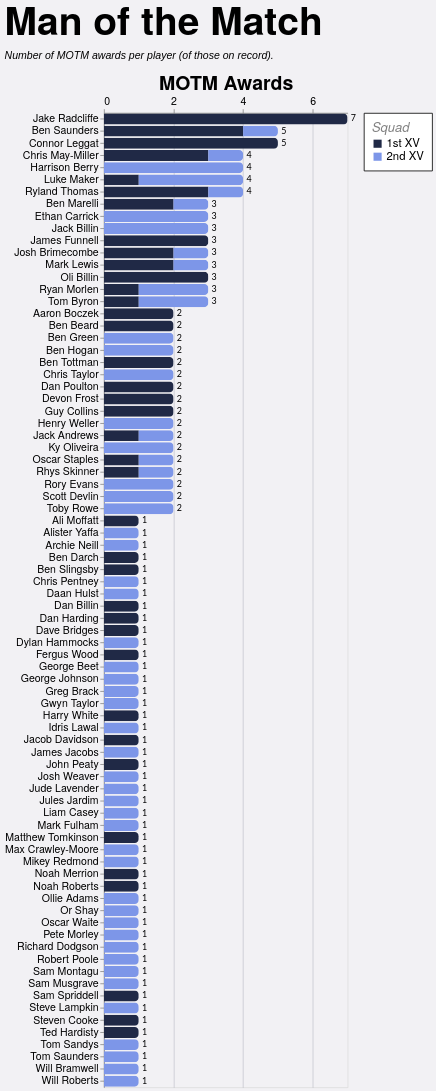

The Vega-Lite source for this figure:
### Vega-Lite specification from a JSON file in a GitHub repository (floating-point values rounded to 4 significant figures; data arrays with more than 128 entries replaced by an {"elided": "..."} marker saying what was removed)
{"config": {"axis": {"labelFont": "PT Sans Narrow, Helvetica Neue, Helvetica, Arial, sans-serif", "titleFont": "PT Sans Narrow, Helvetica Neue, Helvetica, Arial, sans-serif", "labelFontSize": 13, "titleFontSize": 24, "gridColor": "#202947", "gridOpacity": 0.2, "zindex": 1}, "text": {"font": "Lato, sans-serif"}, "bar": {"cornerRadiusEnd": 5}, "header": {"labelFont": "PT Sans Narrow, Helvetica Neue, Helvetica, Arial, sans-serif", "titleFont": "PT Sans Narrow, Helvetica Neue, Helvetica, Arial, sans-serif", "labelFontSize": 24, "titleFontSize": 28, "labelFontWeight": "bold", "orient": "left"}, "legend": {"labelFont": "PT Sans Narrow, Helvetica Neue, Helvetica, Arial, sans-serif", "titleFont": "PT Sans Narrow, Helvetica Neue, Helvetica, Arial, sans-serif", "labelFontSize": 14, "titleFontSize": 16, "titlePadding": 5, "fillColor": "white", "strokeColor": "black", "padding": 10, "titleFontWeight": "lighter", "titleFontStyle": "italic", "titleColor": "gray", "offset": 10}, "title": {"font": "PT Sans Narrow, Helvetica Neue, Helvetica, Arial, sans-serif", "fontSize": 48, "fontWeight": "bold", "anchor": "start", "align": "center", "titlePadding": 20, "subtitlePadding": 10, "subtitleFontSize": 13, "subtitleColor": "", "subtitleFontStyle": "italic", "offset": 15, "color": "black"}, "axisX": {"labelAngle": 0}, "facet": {"title": null, "header": null, "align": {"row": "each", "column": "each"}}, "resolve": {"scale": {"y": "independent", "facet": "independent"}}, "background": "#f2f1f4", "scale": {"offsetBandPaddingOuter": 0.2, "offsetBandPaddingInner": 0.1}}, "layer": [{"mark": {"type": "bar"}, "encoding": {"color": {"field": "squad", "legend": {"labelExpr": "datum.value + ' XV'", "offset": 20, "orient": "right", "title": "Squad"}, "scale": {"domain": ["1st", "2nd"], "range": ["#202946", "#7d96e8"]}, "sort": ["1st", "2nd"], "type": "nominal"}, "tooltip": [{"field": "player", "title": "Player", "type": "nominal"}, {"field": "squad", "title": "Squad", "type": "nominal"}, {"field": "position", "title": "Position", "type": "nominal"}, {"field": "unit", "title": "Unit", "type": "nominal"}, {"aggregate": "sum", "field": "motm_awards", "title": "MOTM Awards", "type": "quantitative"}, {"aggregate": "max", "field": "player_total", "title": "Total", "type": "quantitative"}], "x": {"aggregate": "sum", "axis": {"orient": "top", "title": "MOTM Awards"}, "field": "motm_awards", "type": "quantitative"}, "y": {"field": "player", "sort": {"field": "player_total", "op": "max", "order": "descending"}, "title": null, "type": "nominal"}}}, {"mark": {"type": "text", "align": "left", "baseline": "middle", "color": "black", "dx": 4, "fontSize": 11}, "encoding": {"text": {"field": "total_awards", "format": ".0f", "type": "quantitative"}, "x": {"axis": {"format": ".0f", "orient": "top", "tickCount": 3, "title": "MOTM Awards"}, "field": "total_awards", "type": "quantitative"}, "y": {"field": "player", "sort": {"field": "player_total", "op": "max", "order": "descending"}, "title": null, "type": "nominal"}}, "transform": [{"aggregate": [{"op": "sum", "field": "motm_awards", "as": "total_awards"}, {"op": "max", "field": "player_total", "as": "player_total"}], "groupby": ["player"]}]}], "data": {"name": "data-2f6574bf6f39417ac3136177b772833e"}, "height": {"step": 15}, "params": [{"name": "seasonParam", "value": []}, {"name": "gameTypesParam", "value": []}, {"name": "squadParam", "value": "All"}], "title": {"text": "Man of the Match", "subtitle": "Number of MOTM awards per player (of those on record)."}, "transform": [{"filter": "length(seasonParam) === 0 || indexof(seasonParam, datum.season) >= 0"}, {"filter": "length(gameTypesParam) === 0 || indexof(gameTypesParam, datum.game_type) >= 0"}, {"filter": "squadParam === \"All\" || datum.squad === squadParam"}, {"joinaggregate": [{"op": "sum", "field": "motm_awards", "as": "player_total"}], "groupby": ["player"]}, {"filter": "datum.player_total > 0"}], "width": 300, "$schema": "https://vega.github.io/schema/vega-lite/v5.20.1.json", "datasets": {"data-2f6574bf6f39417ac3136177b772833e": {"elided": "129 records"}}}
